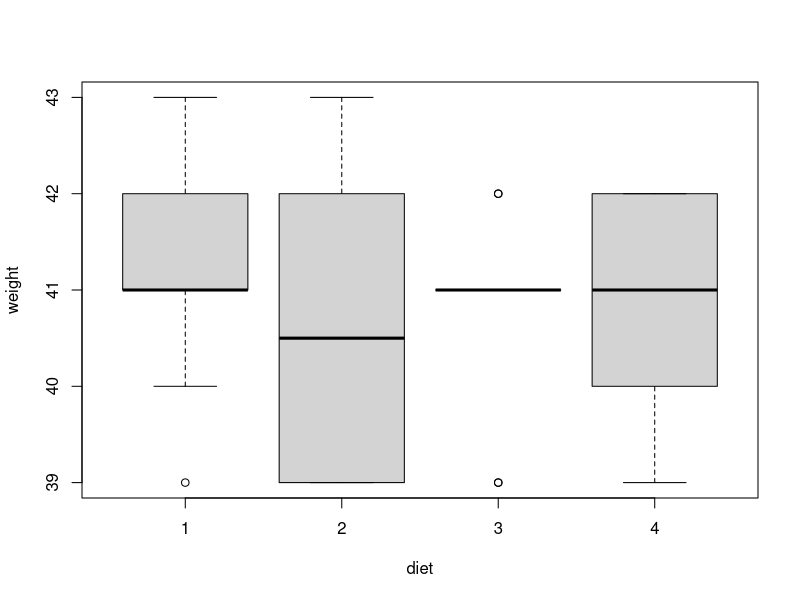

Write R code to recreate this figure.
ChickWeight=ChickWeight
data <-ChickWeight
data <- within(data, {
  chick <- factor(Chick)
  diet <- factor(Diet)
  time <- factor (Time)
})

#1 plot and examine if there is a statistical difference between weight of chicks on day 0
#unify weight by diet day 0

datatime0= data[data$time==0, ]
plot(weight~diet, data=datatime0)

#now you have to examine, use anova

Anova1= aov(weight~diet, data=datatime0)
summary(Anova1)
TukeyHSD(Anova1)
#no significant differences

#2 tukey test if significant

#3 summary(aov (weight~Diet*Time+Error(Chick)data=data))
#4 plotting time by weight 
#5 create empty plot to plot lines for each chick
#plot(NA, xlim=c(min value x, max value x), ylim = c (min value of y, max value of y))
#for (ii in 1:50) { use.rows=}

